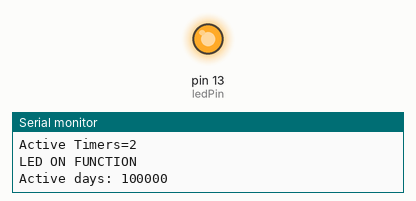
This sketch was run on a simulated Arduino Uno, built with avr-gcc and run on an emulated ATmega328P. Shown: output pins drawn as LEDs (lit = HIGH), the last lines printed to the serial monitor. Random numbers use the default seed unless the sketch sets one.

Above: at 0.1 s.
At 124.1 s:
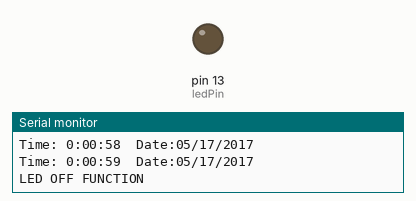
Timing chart, 0 to 125.6 s (numbered marks = the images above):
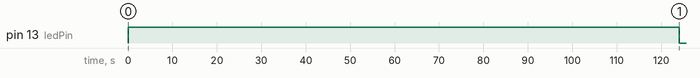

The sketch:

example.ino
```cpp
// (licence header left out)
#include "DailyTimer.h"

void ledOn(void);  // function definitions/prototypes required here
void ledOff(void);
void printSomething(void);

const byte ledPin = 13;

DailyTimer ledTimer1(
  true,                             // AutoSync true or false, will run the startTimeCallback() if restarts within the active range or after range changes and you are in the range
  23,                               // Start Hour
  58,                               // Start Minute
  0,                                // End Hour
  1,                                // End Minute
  TUESDAYS,                         // SUNDAYS, MONDAYS, TUESDAYS, WEDNESDAYS, THURSDAYS, FRIDAYS, SATURDAYS, WEEKENDS, WEEKDAYS, or EVERY_DAY
  FIXED,                            // OPTIONAL - FIXED, RANDOM, RANDOM_START, or RANDOM_END
  ledOn,                            // pointer to function to execute at Start time, or a Lambda as in this example:
  //[]{digitalWrite(ledPin, HIGH);},  // Lambda equivalent example rather than creating a new function -> no callback function prototypes needed :)
  ledOff                            // pointer to function to execute at End time
);

DailyTimer serialPrintTimer(
  23,
  59,
  TUESDAYS,
  FIXED,
  //printSomething
  []{Serial.println("Serial Print Timer just Fired!");}
);

void setup()
{
  Serial.begin(9600);
  pinMode(13, OUTPUT);
  setTime(1494979136);
  Serial.print("Active Timers=");
  Serial.println(ledTimer1.getInstanceCount());

//  example usage:
//  ledTimer1.setRandomOffset(10, RANDOM); // changes both the start time and end time to Random, +- 10 minutes
//  ledTimer1.setRandomOffset(10, RANDOM_START); // changes both the start time to RANDOM_START, +- 10 minutes
//  ledTimer1.setRandomOffset(10, RANDOM_END); // changes both the end time to RANDOM_END, +- 10 minutes
//  ledTimer1.setRandomOffset(10, FIXED); // changes both the start time and end time to FIXED

//  ledTimer1.setDaysActive(WEEKENDS);  // changes to SUNDAYS, MONDAYS, TUESDAYS, WEDNESDAYS, THURSDAYS, FRIDAYS, SATURDAYS, WEEKENDS, WEEKDAYS, or EVERY_DAY
//  ledTimer1.setDaysActive(0b11100000); // SUNDAYS, MONDAYS and TUESDAYS in this example

//  ledTimer1.setRandomDays(3);  // chooses three random days of the week

//  ledTimer1.setStartTime(11, 30); // set the start time
//  ledTimer1.setEndTime(23, 59);   // and the end time

  ledTimer1.begin();  // syncs the timer, use it here and after calls to setStartTime
  serialPrintTimer.begin();
  Serial.print("Active days: ");
  Serial.println(serialPrintTimer.getDays(), BIN);
}

void loop()
{
  static unsigned long lastTime = 0;
  DailyTimer::update();
  if(millis() - lastTime >= 1000)
  {
    char timeBuffer[32] = "";
    sprintf(timeBuffer, "Time:%2d:%02d:%02d\tDate:%02d/%02d/%4d", hour(), minute(), second(), month(), day(), year());
    Serial.println(timeBuffer);
    lastTime = millis();
  }
}

void ledOn(void)
{
  Serial.println("LED ON FUNCTION");
  digitalWrite(13, HIGH);
}

void ledOff(void)
{
  Serial.println("LED OFF FUNCTION");
  digitalWrite(13, LOW);
}

void printSomething(void)
{
  Serial.println("Something");
}
```

DailyTimer.cpp
```cpp
// (licence header left out)
#include "DailyTimer.h"

uint8_t DailyTimer::instanceCount = 0;
DailyTimer* instances[MAX_TIMER_INSTANCES] = {nullptr};


DailyTimer::DailyTimer(byte StartHour, byte StartMinute, EventDays DaysOfTheWeek, RandomType type, void(*StartTimeCallback)())
{
  autoSync = false;
  startTime.hour = StartHour > 23 ? 23 : StartHour;
  startTime.minute = StartMinute > 59 ? 59 : StartMinute;
  endTime.hour = startTime.hour;
  endTime.minute = startTime.minute;
  setDaysActive(dayTemplate[static_cast<int>(DaysOfTheWeek)]);
  randomType = type;
  offset = 15;
  startTimeCallback = StartTimeCallback;
  endTimeCallback = NULL;
  instances[instanceCount] = this;
  instanceCount++;
}

DailyTimer::DailyTimer(bool syncOnPowerup, byte StartHour, byte StartMinute, byte EndHour, byte EndMinute, EventDays DaysOfTheWeek, RandomType type, void(*StartTimeCallback)(), void(*EndTimeCallback)())
{
  autoSync = syncOnPowerup;
  startTime.hour = StartHour > 23 ? 23 : StartHour;
  startTime.minute = StartMinute > 59 ? 59 : StartMinute;
  endTime.hour = EndHour > 23 ? 23 : EndHour;
  endTime.minute = EndMinute > 59 ? 59 : EndMinute;
  setDaysActive(dayTemplate[static_cast<int>(DaysOfTheWeek)]);
  randomType = type;
  offset = 15;
  startTimeCallback = StartTimeCallback;
  endTimeCallback = EndTimeCallback;
  instances[instanceCount++] = this;
}

int DailyTimer::getInstanceCount(void) const
{
  return instanceCount;
}

bool DailyTimer::begin()
{
  return sync();
}

void DailyTimer::setDaysActive(EventDays days)
{
  onMask = dayTemplate[static_cast<int>(days)];
  time_t now_time = now();
  if(tmConvert_t(year(now_time), month(now_time), day(now_time), startTime.hour, startTime.minute, 0) > tmConvert_t(year(now_time), month(now_time), day(now_time), endTime.hour, endTime.minute, 0))
  {
    offMask = onMask >> 1;
  }
  else
  {
    offMask = onMask;
  }
  (void)sync();
}

void DailyTimer::setDaysActive(byte activeDays)
{
  onMask = activeDays;
  time_t now_time = now();
  if(tmConvert_t(year(now_time), month(now_time), day(now_time), startTime.hour, startTime.minute, 0) > tmConvert_t(year(now_time), month(now_time), day(now_time), endTime.hour, endTime.minute, 0))
  {
    offMask = onMask >> 1;
  }
  else
  {
    offMask = onMask;
  }
  (void)sync();
}

void DailyTimer::setRandomOffset(uint8_t random_minutes, RandomType type)
{
  offset = random_minutes > 59 ? 59 : random_minutes;
  if (offset == 0)
  {
    randomType = FIXED;
  }
  else
  {
    randomType = type;
  }
}

void DailyTimer::setStartTime(uint8_t hour, uint8_t minute)
{
  startTime.hour = hour > 23 ? 23 : hour;
  startTime.minute = minute > 59 ? 59 : minute;
  setDaysActive(onMask);
  (void)sync();
}

void DailyTimer::setEndTime(uint8_t hour, uint8_t minute)
{
  endTime.hour = hour > 23 ? 23 : hour;
  endTime.minute = minute > 59 ? 59 : minute;
  setDaysActive(onMask);
  (void)sync();
}


uint8_t DailyTimer::setRandomDays(uint8_t number_Days)
{
  randomSeed(now() + micros());
  uint8_t mask = 0;
  uint8_t array[8] = {0};
  for (int i = 0; i < number_Days; i++)
  {
    array[i] = 1;
  }
  for(int i = 0; i < 7; i++)
  {
    uint8_t index = random(i, 7);
    uint8_t temp = array[i];
    array[i] = array[index];
    array[index] = temp;
  }
  for (int i = 0; i < 7; i++)
  {
    mask |= (array[i] << i);
  }
  onMask = mask << 1;
  (void)sync();
  return onMask;
}

byte DailyTimer::getDays() const
{
  return onMask;
}

bool DailyTimer::sync()
{
  bool currentState = isActive(this);
  if(currentState && autoSync)
  {
    startTimeCallback();
  }
  return state = currentState;
}

void DailyTimer::update()
{
  for(int i = 0; i < instanceCount; i++)
  {
    bool lastState = instances[i]->state;
    instances[i]->state = isActive(instances[i]);
    if(lastState != instances[i]->state)
    {
      if(instances[i]->state == true)
      {
        if(instances[i]->startTimeCallback) instances[i]->startTimeCallback();
      }
      else
      {
        if(instances[i]->endTimeCallback) instances[i]->endTimeCallback();
      }
    }
  }
}

bool DailyTimer::isActive()
{
  isActive(this);
}

bool DailyTimer::isActive(DailyTimer* instance)
{
  if (instance->currentDay != weekday() && instance->randomType) // once a day, generate new random offsets
  {
    randomSeed(now() + micros());
    if (instance->randomType == RANDOM  || instance->randomType == RANDOM_START)
    {
      int hrs = instance->startTime.hour * 60 + instance->startTime.minute;
      hrs += constrain(random(-1 * instance->offset, instance->offset), 1, (24 * 60) - 1);
      instance->randomStartTime.minute = hrs % 60;
      instance->randomStartTime.hour = hrs / 60;
    }
    if (instance->randomType == RANDOM || instance->randomType == RANDOM_END)
    {
      int hrs = instance->endTime.hour * 60 + instance->endTime.minute;
      hrs += constrain(random(-1 * instance->offset, instance->offset), 1, (24 * 60) - 1);
      instance->randomEndTime.minute = hrs % 60;
      instance->randomEndTime.hour = hrs / 60;
    }
    instance->currentDay = weekday();
  }
  time_t now_time = now();
  time_t on_time = tmConvert_t(year(now_time), month(now_time), day(now_time), (instance->randomType == RANDOM || instance->randomType == RANDOM_START) ? instance->randomStartTime.hour : instance->startTime.hour, (instance->randomType == RANDOM || instance->randomType == RANDOM_START) ? instance->randomStartTime.minute : instance->startTime.minute, /*second(now_time)*/ 0);
  time_t off_time = tmConvert_t(year(now_time), month(now_time), day(now_time), (instance->randomType == RANDOM || instance->randomType == RANDOM_END) ? instance->randomEndTime.hour : instance->endTime.hour, (instance->randomType == RANDOM || instance->randomType == RANDOM_END) ? instance->randomEndTime.minute : instance->endTime.minute, /*second(now_time));*/ 0);
  byte weekDay = weekday(now_time);
  byte today = 0b00000001 << (8 - weekDay);
  if (today & dayTemplate[SUNDAYS])
  {
    today |= 0b00000001;
  }
  if ((today & instance->onMask) && (today & instance->offMask))  // if it is supposed to turn both on and off today
  {
    if (on_time < off_time)
    {
      return (now_time > on_time && now_time < off_time);
    }
    else if (off_time < on_time)
    {
      return (now_time > on_time || now_time < off_time);
    }
//    else
//    {
//      return false;
//    }
    else if(on_time == off_time) // single edge event
    {
      if( now_time == on_time)
      {
        return true;
      }
    }
    return false;
  }
  else if (today & instance->onMask) // if it is supposed to turn only on today
  {
    if (on_time < off_time)
    {
      return (now_time > on_time && now_time < off_time);
    }
    else
    {
      return (now_time > on_time);
    }
  }
  else if (today & instance->offMask)  // if it is supposed to turn only off today
  {
    return now_time < off_time;
  }
  else // if
  {
    return false;
  }
}

time_t DailyTimer::tmConvert_t(int YYYY, byte MM, byte DD, byte hh, byte mm, byte ss)
{
  tmElements_t tmSet;
  tmSet.Year = YYYY - 1970;
  tmSet.Month = MM;
  tmSet.Day = DD;
  tmSet.Hour = hh;
  tmSet.Minute = mm;
  tmSet.Second = ss;
  return makeTime(tmSet);
}
```

DailyTimer.h
```cpp
// (licence header left out)
#ifndef DailyTimer_h
#define DailyTimer_h

//#include <Time.h>
#include <TimeLib.h>
#include "Arduino.h"

#define MAX_TIMER_INSTANCES 10

enum EventDays{SUNDAYS = 0, MONDAYS, TUESDAYS, WEDNESDAYS, THURSDAYS, FRIDAYS, SATURDAYS, WEEKENDS, WEEKDAYS, EVERY_DAY};
enum RandomType{FIXED, RANDOM, RANDOM_START, RANDOM_END};

const byte dayTemplate[] = {
  /*SMTWTFSS*/   // the bitmask is set with an extra bit for determining off times for days of the week where off time is earlier than on time (i.e. the two values stradle midnight)
  0b10000000,
  0b01000000,
  0b00100000,
  0b00010000,
  0b00001000,
  0b00000100,
  0b00000010,
  0b10000010, // Weekends
  0b01111100, // Weekdays
  0b11111110  // Everyday
};

class DailyTimer{
  public:

    DailyTimer(byte StartHour, byte StartMinute, EventDays DaysOfTheWeek, RandomType type, void(*_startCallback)());
    DailyTimer(bool syncOnPowerup, byte StartHour, byte StartMinute, byte EndHour, byte EndMinute, EventDays DaysOfTheWeek, RandomType type, void(*_startCallback)(), void(*_endCallback)());

    void setDaysActive(EventDays days);
    void setDaysActive(byte activeDays);
    byte setRandomDays(byte number_Days);
    void setRandomOffset(uint8_t random_minutes, RandomType randomSetting);
    void setStartTime(uint8_t hour, uint8_t minute);
    void setEndTime(uint8_t hour, uint8_t minute);
    int getInstanceCount(void) const;
    bool begin();
    uint8_t getDays() const;
    static void update();
    static time_t tmConvert_t(int YYYY, byte MM, byte DD, byte hh, byte mm, byte ss);
    bool isActive();

  protected:
    struct TimerTime{ // bounded 00:00 to 23:59
      uint8_t hour;
      uint8_t minute;
    };
    bool sync();
    void(*startTimeCallback)(); //
    void(*endTimeCallback)();   //
    uint8_t onMask;                // compact ON days storage
    uint8_t offMask;               // compact OFF days storage
    bool state;                 // retains last true/false state of timer
    bool autoSync;              // will run startTimeCallback if timer is in active state when times are changed or powerup
    TimerTime startTime;        //
    TimerTime endTime;          //
    TimerTime randomStartTime;  // calculated once daily
    TimerTime randomEndTime;    // calculated once daily
    RandomType randomType;            //
    uint8_t currentDay;          // for comparison of a daily event to randomize the Start and end times
    uint8_t offset;             // minutes of fuzziness for random Starts and Ends
    static bool isActive(DailyTimer* instance);
    static DailyTimer* instanceAddress;
    static uint8_t instanceCount;
};

#endif
```

Measured:
- by itself, pin 13 (ledPin): HIGH → LOW at 124 s
